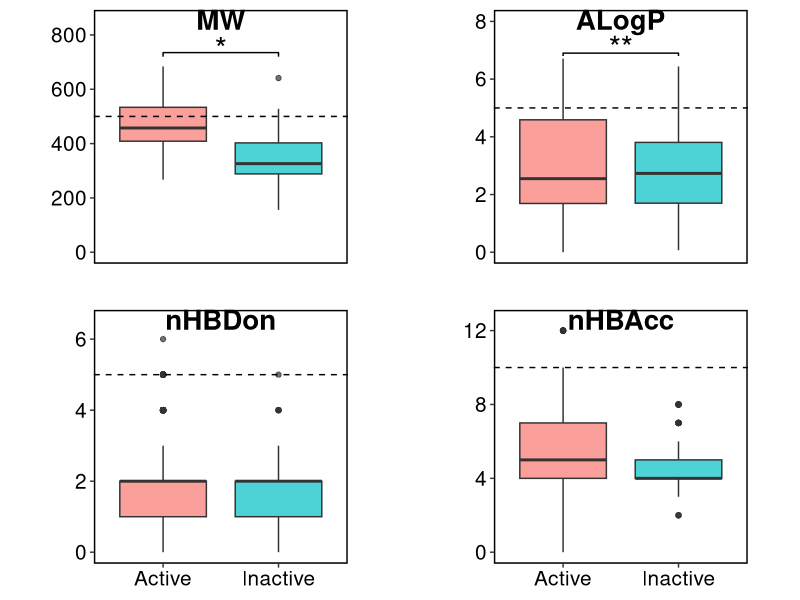
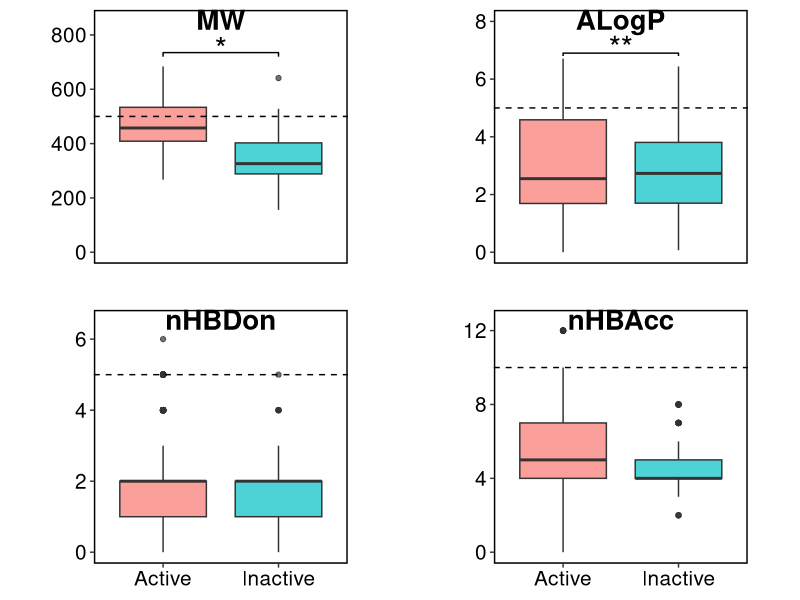

The R script that drew these images, in order:
library(ggplot2)
library(cowplot)
data = read.csv("lipinski_results.csv", header = TRUE)
d1 <- data.frame(a = c(1, 1,2, 2), b = c(720, 735, 735, 720))
data$Activity <- factor(data$Activity, levels = c("Active", "Inactive"))
p_1 <- ggplot(data, aes(factor(Activity), MW))
p_1 <- p_1 + geom_boxplot(aes(fill = factor(Activity)), alpha = 0.7)
p_1 <- p_1 + geom_hline(yintercept = 500, linetype="dashed", colour = "black")
p_1 <- p_1 + ggtitle("MW") + theme_bw()
p_1 <- p_1 + ylim(0,850) 
p_1 <- p_1 + geom_line(data = d1, aes(x = a, y = b)) + annotate("text", x = 1.5, y = 750, label = "*", size = 8)
p_1 <- p_1 + theme(plot.title = element_text(margin = margin (b = -22)),
                   panel.grid.major = element_blank(), panel.grid.minor = element_blank(),
                   aspect.ratio=1, legend.position = ("none"),
                   panel.border = element_rect(linetype = "solid",
                                               colour = "black", fill = NA, size = 1),
                   axis.text.x = element_blank(),
                   axis.ticks.x = element_blank(),
                   axis.text.y = element_text(colour = "black", size = 15),
                   plot.margin = unit(c(0.25, 0.25, 0, 0.25), "cm"),
                   axis.title.y = element_blank(),
                   axis.title.x = element_blank())
p_1 <- p_1 + theme(plot.title = element_text(size = 20, face = "bold", hjust = 0.5))

p_2 <- ggplot(data, aes(factor(Activity), ALogP))
d2 <- data.frame(a = c(1, 1,2, 2), b = c(6.8, 6.9, 6.9, 6.8))
p_2 <- p_2 + geom_boxplot(aes(fill = factor(Activity)), alpha = 0.7)
p_2 <- p_2 + geom_hline(yintercept = 5, linetype="dashed")
p_2 <- p_2 + ggtitle("ALogP") + theme_bw()
p_2 <- p_2 + ylim(0,8)
p_2 <- p_2 + geom_line(data = d2, aes(x = a, y = b)) + annotate("text", x = 1.5, y = 7.1, label = "**", size = 8)
p_2 <- p_2 + theme(plot.title = element_text(margin = margin (b = -22)),
                   panel.grid.major = element_blank(), panel.grid.minor = element_blank(),
                   aspect.ratio=1, legend.position = ("none"),
                   panel.border = element_rect(linetype = "solid",
                                               colour = "black", fill = NA, size = 1),
                   axis.text.x = element_blank(),
                   axis.ticks.x = element_blank(),
                   axis.text.y = element_text(colour = "black", size = 15),
                   plot.margin = unit(c(0.25, 0.25, 0, 0), "cm"),
                   axis.title.y = element_blank(),
                   axis.title.x = element_blank())
p_2 <- p_2 + theme(plot.title = element_text(size = 20, face = "bold", hjust = 0.5))

p_3 <- ggplot(data, aes(factor(Activity), nHBDon))
p_3 <- p_3 + geom_boxplot(aes(fill = factor(Activity)), alpha = 0.7)
p_3 <- p_3 + geom_hline(yintercept = 5, linetype="dashed")
p_3 <- p_3 + ggtitle("nHBDon") + theme_bw()
p_3 <- p_3 + ylim(0,6.5)
p_3 <- p_3 + theme(plot.title = element_text(margin = margin (b = -22)),
                   panel.grid.major = element_blank(), panel.grid.minor = element_blank(),
                   aspect.ratio=1, legend.position = ("none"),
                   panel.border = element_rect(linetype = "solid",
                                               colour = "black", fill = NA, size = 1),
                   axis.text.x = element_text(colour = "black", size = 15),
                   axis.text.y = element_text(colour = "black", size = 15),
                   plot.margin = unit(c(0,0.25,0.25,0.25), "cm"),
                   axis.title.y = element_blank(),
                   axis.title.x = element_blank())
p_3 <- p_3 + theme(plot.title = element_text(size = 20, face = "bold", hjust = 0.5))

p_4 <- ggplot(data, aes(factor(Activity), nHBAcc))
p_4 <- p_4 + geom_boxplot(aes(fill = factor(Activity)), alpha = 0.7)
p_4 <- p_4 + geom_hline(yintercept = 10, linetype="dashed")
p_4 <- p_4 + ggtitle("nHBAcc") + theme_bw()
p_4 <- p_4 + ylim(0,12.5)
p_4 <- p_4 + theme(plot.title = element_text(margin = margin (b = -22)),
                   panel.grid.major = element_blank(), panel.grid.minor = element_blank(),
                   aspect.ratio=1, legend.position = ("none"),
                   panel.border = element_rect(linetype = "solid",
                                               colour = "black", fill = NA, size = 1),
                   axis.text.x = element_text(colour = "black", size = 15),
                   axis.text.y = element_text(colour = "black", size = 15),
                   plot.margin = unit(c(0,0.25,0.25, 0), "cm"),
                   axis.title.y = element_blank(),
                   axis.title.x = element_blank())
p_4 <- p_4 + theme(plot.title = element_text(size = 20, face = "bold", hjust = 0.5))
plot_grid(p_1, p_2, p_3, p_4, align = "hv")

ggsave("test_1.pdf", width = 8, height = 8)
